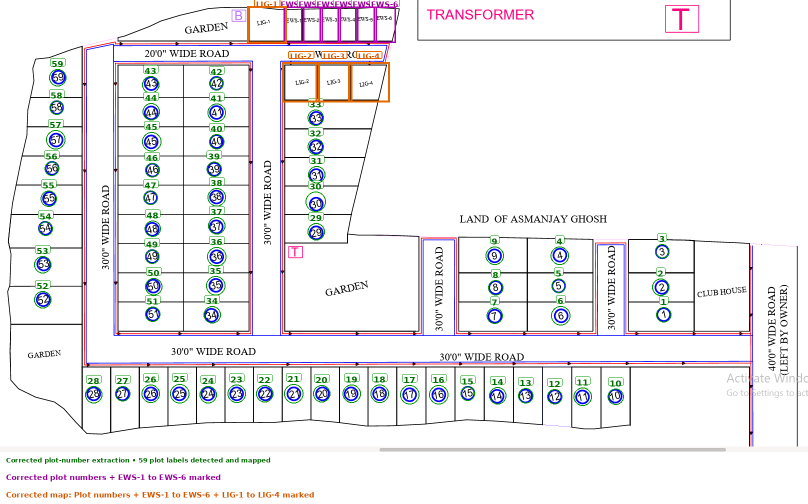
#> input picture marked_map_2.png, 1615 x 1008 px, found by its file name (shown at 1/2 size)
$ python a15_labels_collect.py
#> lines starting #> are read from the running program, lines starting #| are printed output that depends on the picture; after the words box and inside, x2 and y2 are one past the last pixel; in counts of white or black regions, pixels touching at a corner belong together
"""Simple digit OCR from green label blobs using templates."""
import cv2, numpy as np
from pathlib import Path

SRC = Path(r"C:\Users\User\OneDrive\Desktop\gps_map\marked_map_2.png")
img = cv2.imread(str(SRC))
#> img is the input picture: shape (1008, 1615, 3); mean B, G, R 239.6, 237.3, 238.7
hsv = cv2.cvtColor(img, cv2.COLOR_BGR2HSV)
#> hsv: shape (1008, 1615, 3); mean H, S, V 5, 12.1, 244.6
H,S,V = hsv[:,:,0], hsv[:,:,1], hsv[:,:,2]
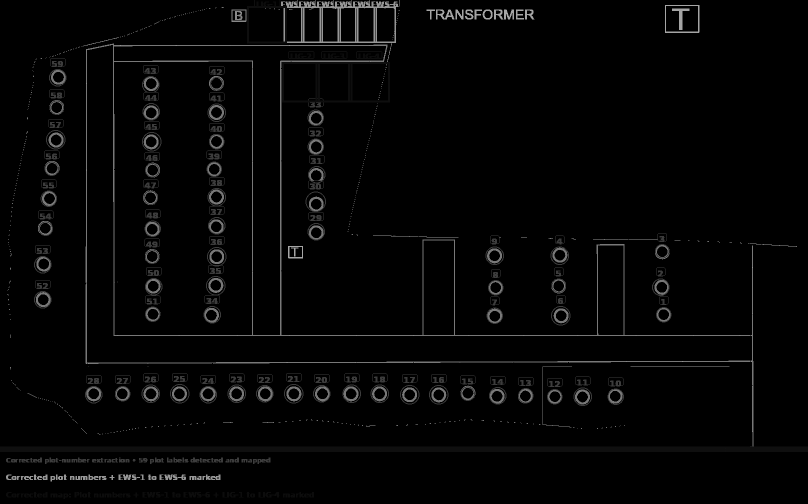
#> H: shape (1008, 1615) (shown at 1/2 size); min 0, max 179, mean 5
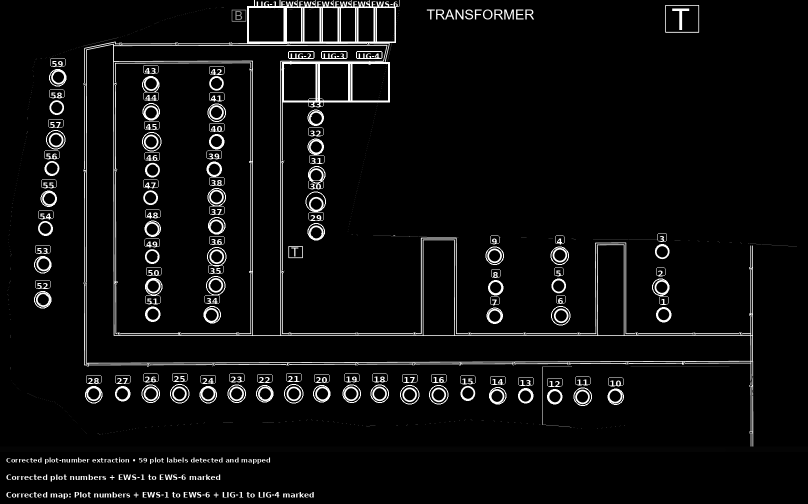
#> S: shape (1008, 1615) (shown at 1/2 size); min 0, max 255, mean 12.1
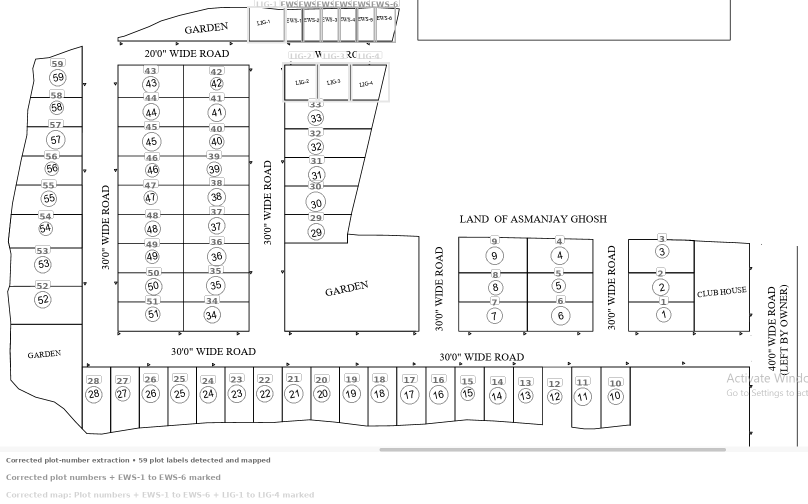
#> V: shape (1008, 1615) (shown at 1/2 size); min 0, max 255, mean 244.6
green = ((H>=40)&(H<=85)&(S>60)&(V>50)).astype(np.uint8)*255
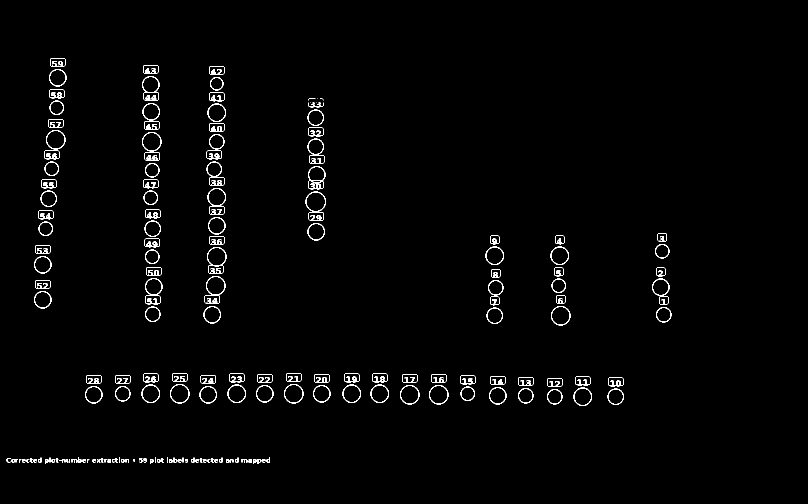
#> green: shape (1008, 1615) (shown at 1/2 size); 1.5% white in thin lines or dots, all inside (x1, y1, x2, y2) = (13, 116, 1343, 928)

n,lab,stats,_ = cv2.connectedComponentsWithStats(green,8)
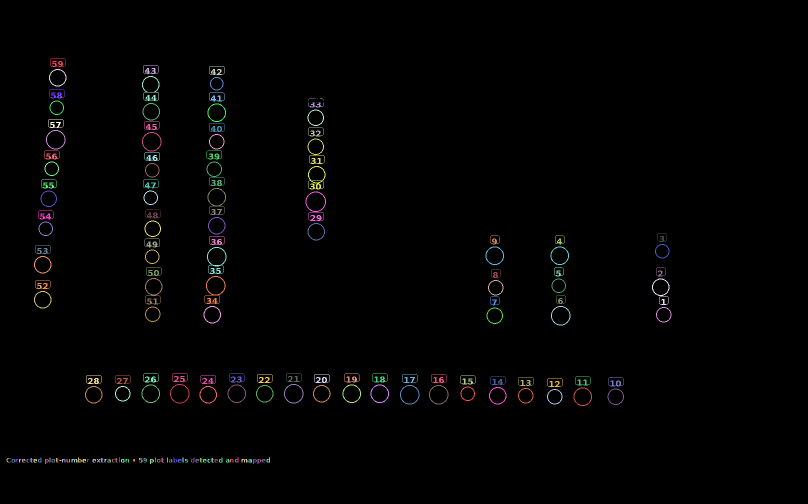
#> lab: shape (1008, 1615) int32 (shown at 1/2 size); 173 distinct labels, from 0 to 172; one colour per label, 0 black
#> n = 173; stats = 173 rows, first 6: [0, 0, 1615, 1008, 1603565], [100, 116, 31, 18, 212], [286, 130, 31, 18, 202], [418, 132, 31, 18, 199], [98, 138, 35, 35, 204], [284, 152, 35, 50, 378]
labels = []
for i in range(1,n):
    x,y,ww,hh,a = stats[i]
    if a<80 or a>1500 or ww>70 or hh>70: continue
    if hh<10 or ww<6: continue
    sub = green[y:y+hh, x:x+ww]
    # normalize to 18x31 approx? keep aspect
    labels.append(dict(x=x,y=y,w=ww,h=hh,a=a,cx=x+ww/2,cy=y+hh/2,sub=sub))
#> this loop made 172 passes
#> after the loop, labels = 108 items
# get templates for 1-9,0 from clean examples? build by sampling known ones
# save all for now
Path('out').mkdir(exist_ok=True)
np.save('out/label_blobs.npy', labels)  # can't save numpy arrays of different shapes; better json-like via pickle? use npz with ragged? easier: save list as pickle
import pickle
with open('out/label_blobs.pkl','wb') as f: pickle.dump(labels,f)
print(len(labels))
#| 108
